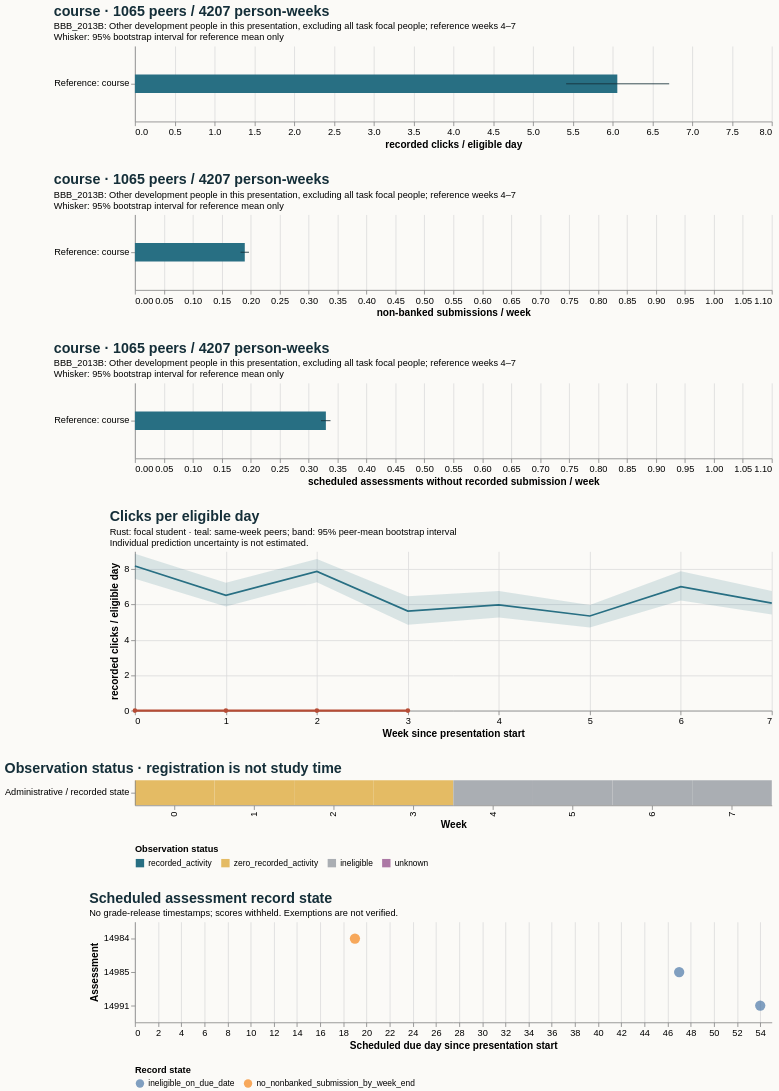

The Vega-Lite source for this figure:
### Vega-Lite specification from a JSON file in a GitHub repository (floating-point values rounded to 4 significant figures)
{"$schema": "https://vega.github.io/schema/vega-lite/v5.20.1.json", "config": {"axis": {"labelFontSize": 11, "titleFontSize": 12}, "background": "#fbfaf7", "font": "sans-serif", "title": {"anchor": "start", "color": "#142e38", "fontSize": 17, "subtitleFontSize": 11}, "view": {"continuousHeight": 300, "continuousWidth": 300, "stroke": null}}, "datasets": {"data-4c27e6e628167cfd0b411db370dc35ba": [{"end_day": 6, "focal_value": 0.0, "peer_ci_high": 8.871, "peer_ci_low": 7.452, "peer_mean": 8.174, "peer_observations": 1127, "peer_people": 1127, "reference": "course", "unit": "recorded clicks / eligible day", "week": 0}, {"end_day": 13, "focal_value": 0.0, "peer_ci_high": 7.232, "peer_ci_low": 5.883, "peer_mean": 6.521, "peer_observations": 1121, "peer_people": 1121, "reference": "course", "unit": "recorded clicks / eligible day", "week": 1}, {"end_day": 20, "focal_value": 0.0, "peer_ci_high": 8.57, "peer_ci_low": 7.25, "peer_mean": 7.865, "peer_observations": 1105, "peer_people": 1105, "reference": "course", "unit": "recorded clicks / eligible day", "week": 2}, {"end_day": 27, "focal_value": 0.0, "peer_ci_high": 6.459, "peer_ci_low": 4.849, "peer_mean": 5.625, "peer_observations": 1098, "peer_people": 1098, "reference": "course", "unit": "recorded clicks / eligible day", "week": 3}, {"end_day": 34, "focal_value": null, "peer_ci_high": 6.765, "peer_ci_low": 5.26, "peer_mean": 5.982, "peer_observations": 1065, "peer_people": 1065, "reference": "course", "unit": "recorded clicks / eligible day", "week": 4}, {"end_day": 41, "focal_value": null, "peer_ci_high": 5.967, "peer_ci_low": 4.705, "peer_mean": 5.35, "peer_observations": 1058, "peer_people": 1058, "reference": "course", "unit": "recorded clicks / eligible day", "week": 5}, {"end_day": 48, "focal_value": null, "peer_ci_high": 7.878, "peer_ci_low": 6.227, "peer_mean": 7.012, "peer_observations": 1050, "peer_people": 1050, "reference": "course", "unit": "recorded clicks / eligible day", "week": 6}, {"end_day": 55, "focal_value": null, "peer_ci_high": 6.762, "peer_ci_low": 5.427, "peer_mean": 6.076, "peer_observations": 1034, "peer_people": 1034, "reference": "course", "unit": "recorded clicks / eligible day", "week": 7}], "data-4ca21a1d6e8f91bcca9076e58ef3143f": [{"hi": null, "lo": null, "series": "Focal: weeks 4–7", "value": null}, {"hi": 0.197, "lo": 0.1824, "series": "Reference: course", "value": 0.1897}], "data-78a18c7f6ad613cca0553ad7d17dcb2a": [{"hi": null, "lo": null, "series": "Focal: weeks 4–7", "value": null}, {"hi": 0.3378, "lo": 0.3214, "series": "Reference: course", "value": 0.3298}], "data-8cb647addeba0d053e5f3fbcbcd644f6": [{"eligible_days": 7.0, "end_day": 6, "logging_completeness": "unknown", "observation_status": "zero_recorded_activity", "row": "Administrative / recorded state", "score_status": "withheld_release_time_unknown", "start_day": 0, "value": 0.0, "week": 0}, {"eligible_days": 7.0, "end_day": 13, "logging_completeness": "unknown", "observation_status": "zero_recorded_activity", "row": "Administrative / recorded state", "score_status": "withheld_release_time_unknown", "start_day": 7, "value": 0.0, "week": 1}, {"eligible_days": 7.0, "end_day": 20, "logging_completeness": "unknown", "observation_status": "zero_recorded_activity", "row": "Administrative / recorded state", "score_status": "withheld_release_time_unknown", "start_day": 14, "value": 0.0, "week": 2}, {"eligible_days": 6.0, "end_day": 27, "logging_completeness": "unknown", "observation_status": "zero_recorded_activity", "row": "Administrative / recorded state", "score_status": "withheld_release_time_unknown", "start_day": 21, "value": 0.0, "week": 3}, {"eligible_days": 0.0, "end_day": 34, "logging_completeness": "unknown", "observation_status": "ineligible", "row": "Administrative / recorded state", "score_status": "withheld_release_time_unknown", "start_day": 28, "value": null, "week": 4}, {"eligible_days": 0.0, "end_day": 41, "logging_completeness": "unknown", "observation_status": "ineligible", "row": "Administrative / recorded state", "score_status": "withheld_release_time_unknown", "start_day": 35, "value": null, "week": 5}, {"eligible_days": 0.0, "end_day": 48, "logging_completeness": "unknown", "observation_status": "ineligible", "row": "Administrative / recorded state", "score_status": "withheld_release_time_unknown", "start_day": 42, "value": null, "week": 6}, {"eligible_days": 0.0, "end_day": 55, "logging_completeness": "unknown", "observation_status": "ineligible", "row": "Administrative / recorded state", "score_status": "withheld_release_time_unknown", "start_day": 49, "value": null, "week": 7}], "data-ad7d0c8bf351e940bb42a6df6dc84367": [{"hi": null, "lo": null, "series": "Focal: weeks 4–7", "value": null}, {"hi": 6.711, "lo": 5.417, "series": "Reference: course", "value": 6.059}], "data-c804da4b781df25747de5e55c03f81ca": [{"as_of_day": 20, "assessment_id": 14984, "course": "BBB_2013B", "due_day": 19, "person_id": 558146, "score_status": "withheld_release_time_unknown", "state": "no_nonbanked_submission_by_week_end", "week": 2}, {"as_of_day": 48, "assessment_id": 14985, "course": "BBB_2013B", "due_day": 47, "person_id": 558146, "score_status": "withheld_release_time_unknown", "state": "ineligible_on_due_date", "week": 6}, {"as_of_day": 55, "assessment_id": 14991, "course": "BBB_2013B", "due_day": 54, "person_id": 558146, "score_status": "withheld_release_time_unknown", "state": "ineligible_on_due_date", "week": 7}]}, "resolve": {"scale": {"color": "independent"}}, "spacing": 28, "vconcat": [{"data": {"name": "data-ad7d0c8bf351e940bb42a6df6dc84367"}, "height": 90, "layer": [{"encoding": {"x": {"field": "value", "scale": {"domain": [0, 7.047], "zero": true}, "title": "recorded clicks / eligible day", "type": "quantitative"}, "y": {"field": "series", "sort": null, "title": null, "type": "nominal"}}, "mark": {"color": "#286f83", "size": 22, "type": "bar"}}, {"encoding": {"x": {"field": "lo", "type": "quantitative"}, "x2": {"field": "hi"}, "y": {"field": "series", "sort": null, "title": null, "type": "nominal"}}, "mark": {"color": "#142e38", "type": "rule"}}], "title": {"subtitle": ["BBB_2013B: Other development people in this presentation, excluding all task focal people; reference weeks 4–7", "Whisker: 95% bootstrap interval for reference mean only"], "text": "course · 1065 peers / 4207 person-weeks"}, "width": 760}, {"data": {"name": "data-4ca21a1d6e8f91bcca9076e58ef3143f"}, "height": 90, "layer": [{"encoding": {"x": {"field": "value", "scale": {"domain": [0, 1.05], "zero": true}, "title": "non-banked submissions / week", "type": "quantitative"}, "y": {"field": "series", "sort": null, "title": null, "type": "nominal"}}, "mark": {"color": "#286f83", "size": 22, "type": "bar"}}, {"encoding": {"x": {"field": "lo", "type": "quantitative"}, "x2": {"field": "hi"}, "y": {"field": "series", "sort": null, "title": null, "type": "nominal"}}, "mark": {"color": "#142e38", "type": "rule"}}], "title": {"subtitle": ["BBB_2013B: Other development people in this presentation, excluding all task focal people; reference weeks 4–7", "Whisker: 95% bootstrap interval for reference mean only"], "text": "course · 1065 peers / 4207 person-weeks"}, "width": 760}, {"data": {"name": "data-78a18c7f6ad613cca0553ad7d17dcb2a"}, "height": 90, "layer": [{"encoding": {"x": {"field": "value", "scale": {"domain": [0, 1.05], "zero": true}, "title": "scheduled assessments without recorded submission / week", "type": "quantitative"}, "y": {"field": "series", "sort": null, "title": null, "type": "nominal"}}, "mark": {"color": "#286f83", "size": 22, "type": "bar"}}, {"encoding": {"x": {"field": "lo", "type": "quantitative"}, "x2": {"field": "hi"}, "y": {"field": "series", "sort": null, "title": null, "type": "nominal"}}, "mark": {"color": "#142e38", "type": "rule"}}], "title": {"subtitle": ["BBB_2013B: Other development people in this presentation, excluding all task focal people; reference weeks 4–7", "Whisker: 95% bootstrap interval for reference mean only"], "text": "course · 1065 peers / 4207 person-weeks"}, "width": 760}, {"data": {"name": "data-4c27e6e628167cfd0b411db370dc35ba"}, "height": 190, "layer": [{"encoding": {"x": {"axis": {"tickMinStep": 1}, "field": "week", "title": "Week since presentation start", "type": "quantitative"}, "y": {"field": "peer_ci_low", "scale": {"zero": true}, "title": "recorded clicks / eligible day", "type": "quantitative"}, "y2": {"field": "peer_ci_high"}}, "mark": {"color": "#286f83", "opacity": 0.16, "type": "area"}}, {"encoding": {"tooltip": [{"field": "week", "type": "quantitative"}, {"field": "peer_mean", "type": "quantitative"}, {"field": "peer_people", "type": "quantitative"}, {"field": "peer_observations", "type": "quantitative"}], "x": {"field": "week", "type": "quantitative"}, "y": {"field": "peer_mean", "type": "quantitative"}}, "mark": {"color": "#286f83", "strokeWidth": 2, "type": "line"}}, {"encoding": {"tooltip": [{"field": "week", "type": "quantitative"}, {"field": "focal_value", "type": "quantitative"}], "x": {"field": "week", "type": "quantitative"}, "y": {"field": "focal_value", "type": "quantitative"}}, "mark": {"color": "#b64c35", "point": {"color": "#b64c35"}, "strokeWidth": 2.5, "type": "line"}}], "title": {"subtitle": ["Rust: focal student · teal: same-week peers; band: 95% peer-mean bootstrap interval", "Individual prediction uncertainty is not estimated."], "text": "Clicks per eligible day"}, "width": 760}, {"data": {"name": "data-8cb647addeba0d053e5f3fbcbcd644f6"}, "encoding": {"color": {"field": "observation_status", "legend": {"labelLimit": 260, "orient": "bottom"}, "scale": {"domain": ["recorded_activity", "zero_recorded_activity", "ineligible", "unknown"], "range": ["#286f83", "#e4bb64", "#aaaeb3", "#ac78a5"]}, "title": "Observation status", "type": "nominal"}, "tooltip": [{"field": "week", "type": "quantitative"}, {"field": "eligible_days", "type": "quantitative"}, {"field": "observation_status", "type": "nominal"}, {"field": "logging_completeness", "type": "nominal"}], "x": {"field": "week", "title": "Week", "type": "ordinal"}, "y": {"field": "row", "title": null, "type": "nominal"}}, "height": 30, "mark": {"type": "rect"}, "title": "Observation status · registration is not study time", "width": 760}, {"data": {"name": "data-c804da4b781df25747de5e55c03f81ca"}, "encoding": {"color": {"field": "state", "legend": {"labelLimit": 400, "orient": "bottom"}, "title": "Record state", "type": "nominal"}, "tooltip": [{"field": "assessment_id", "type": "quantitative"}, {"field": "due_day", "type": "quantitative"}, {"field": "as_of_day", "type": "quantitative"}, {"field": "state", "type": "nominal"}, {"field": "score_status", "type": "nominal"}], "x": {"field": "due_day", "title": "Scheduled due day since presentation start", "type": "quantitative"}, "y": {"field": "assessment_id", "title": "Assessment", "type": "nominal"}}, "height": 120, "mark": {"filled": true, "size": 150, "type": "point"}, "title": {"subtitle": "No grade-release timestamps; scores withheld. Exemptions are not verified.", "text": "Scheduled assessment record state"}, "width": 760}]}
